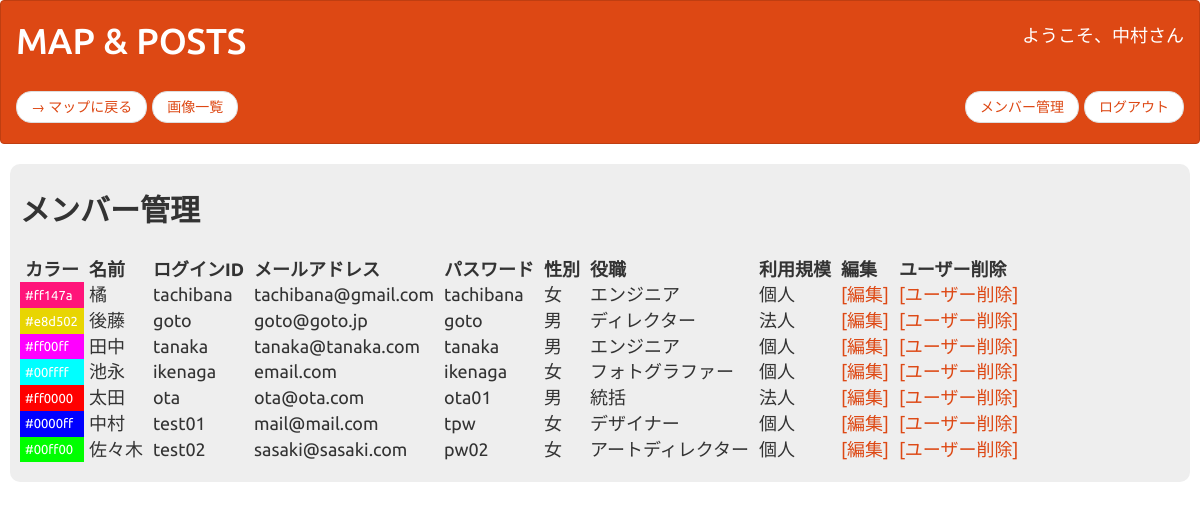
Page /users_select.php (signed in) on the committed database.
### tables this page shows
CREATE TABLE `gs_user_table` (
  `id` int(12) NOT NULL,
  `name` varchar(64) NOT NULL,
  `lid` varchar(64) NOT NULL,
  `mail` varchar(64) NOT NULL,
  `lpw` varchar(64) NOT NULL,
  `gender` int(1) NOT NULL,
  `depart` varchar(64) NOT NULL,
  `sort` int(1) NOT NULL,
  `col` varchar(7) NOT NULL DEFAULT '#ff0000'
);

### users_select.php (the view, shortened to what this page needs)
<?php
try {
    $pdo = new PDO('mysql:dbname=gs_db;charset=utf8;host=localhost', 'root', 'root');
} catch (PDOException $e) {
    exit('DB Error' . $e->getMessage());
}
$sql = "SELECT * FROM gs_user_table ORDER BY id DESC";
$stmt = $pdo->prepare($sql);
$status = $stmt->execute();
$view = "";
if ($status == false) {
    $error = $stmt->errorInfo();
    exit("*SQL Error:" . $error[2]);
} else {
    while ($res = $stmt->fetch(PDO::FETCH_ASSOC)) {
        $view .= '<tr>';
        $view .= '<td' . ' style="background:' . $res["col"] . '; color:#ffffff; font-size:small;">' . $res["col"] . '</td>';
        $view .= '<td>' . $res["name"] . '</td>';
        $view .= '<td>' . $res["lid"] . '</td>';
        $view .= '<td>' . $res["mail"] . '</td>';
        $view .= '<td>' . $res["lpw"] . '</td>';
        if ($res["gender"] == 0) {
            $view .= '<td>男</td>';
        } else {
            $view .= '<td>女</td>';
        }
        $view .= '<td>' . $res["depart"] . '</td>';
        if ($res["sort"] == 0) {
            $view .= '<td>個人</td>';
        } else {
            $view .= '<td>法人</td>';
        }
        $view .= '<td style="text-align:right;">';
        $view .= '<a href="users_detail.php?id=' . $res["id"] . '">';
        $view .= '[編集]';
        $view .= '</a>';
        $view .= '</td>';
        $view .= '<td>';
        $view .= '<a href="users_delete.php?id=' . $res["id"] . '">';
        $view .= '[ユーザー削除]';
        $view .= '</a>';
        $view .= '</td>';
        $view .= '</tr>'
            . PHP_EOL;
    }
}
?>
<!DOCTYPE html>
<html>
<head>
    <link rel="stylesheet" href="css/range.css">
    <link href="css/bootstrap.min.css" rel="stylesheet">
</head>
<body>
    <?php include("header.php"); ?>
    <main>
        <div class="jumbotron" style="border-radius:10px; margin: auto 10px; padding:10px 10px 20px 10px;">
            <h2 style="font-weight: bold; margin-bottom:30px;">メンバー管理</h2>
            <table id="table_us" style="font-size: large;">
                <tr>
                    <th>カラー</th>
                    <th>名前</th>
                    <th>ログインID</th>
                    <th>メールアドレス</th>
                    <th>パスワード</th>
                    <th>性別</th>
                    <th>役職</th>
                    <th>利用規模</th>
                    <th>編集</th>
                    <th>ユーザー削除</th>
                </tr>
                <?php
                echo $view;
                ?>
            </table>
        </div>
    </main>
</body>
</html>

### users_select.php (style rules this page uses)
th, td { padding: 0 5px; }

### rows in the picture
gs_user_table: col "#ff147a", name "橘", lid "tachibana", mail "tachibana@gmail.com", lpw "tachibana", gender "女", depart "エンジニア", sort "個人", value "[編集] [ユーザー削除]"
gs_user_table: col "#e8d502", name "後藤", lid "goto", mail "goto@goto.jp", lpw "goto", gender "男", depart "ディレクター", sort "法人", value "[編集] [ユーザー削除]"
gs_user_table: col "#ff00ff", name "田中", lid "tanaka", mail "tanaka@tanaka.com", lpw "tanaka", gender "男", depart "エンジニア", sort "個人", value "[編集] [ユーザー削除]"
gs_user_table: col "#00ffff", name "池永", lid "ikenaga", mail "email.com", lpw "ikenaga", gender "女", depart "フォトグラファー", sort "個人", value "[編集] [ユーザー削除]"
gs_user_table: col "#ff0000", name "太田", lid "ota", mail "ota@ota.com", lpw "ota01", gender "男", depart "統括", sort "法人", value "[編集] [ユーザー削除]"
gs_user_table: col "#0000ff", name "中村", lid "test01", mail "mail@mail.com", lpw "tpw", gender "女", depart "デザイナー", sort "個人", value "[編集] [ユーザー削除]"
gs_user_table: col "#00ff00", name "佐々木", lid "test02", mail "sasaki@sasaki.com", lpw "pw02", gender "女", depart "アートディレクター", sort "個人", value "[編集] [ユーザー削除]"

### other values in the picture
$_SESSION["name"] "中村"
